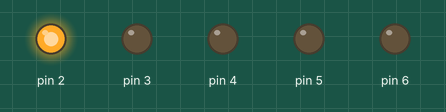
This sketch was run on a simulated Arduino Uno, built with avr-gcc and run on an emulated ATmega328P. Shown: output pins drawn as LEDs (lit = HIGH).

Above: at 0.05 s.
At 0.97 s:
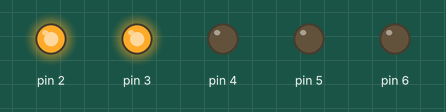
At 1.12 s:
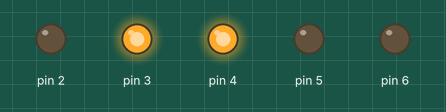
At 1.27 s:
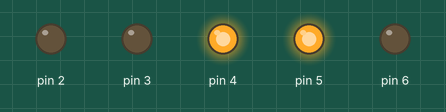
At 2.35 s:
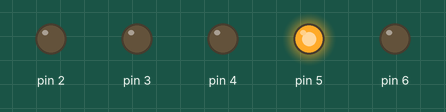
At 3.42 s:
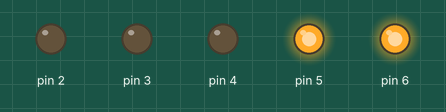
Timing chart, 0 to 4.6 s (numbered marks = the images above):
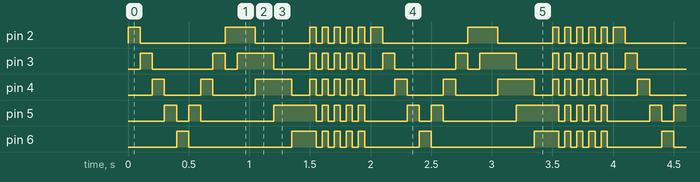

The sketch:

LED_BERJALAN.ino
```cpp
void setup()
{
  for (int i = 2; i <= 6; i++) {
    pinMode(i, OUTPUT);
  }
}

void loop()
{
  // 1. Efek Berjalan Maju-Mundur (Seperti Ular)
  for (int i = 2; i <= 6; i++) {
    nyalakanLED(i);
  }
  for (int i = 5; i >= 2; i--) {
    nyalakanLED(i);
  }

  // 2. Efek Gelombang (Dua LED Bersamaan)
  for (int i = 2; i <= 5; i++) {
    digitalWrite(i, HIGH);
    digitalWrite(i + 1, HIGH);
    delay(150);
    digitalWrite(i, LOW);
    digitalWrite(i + 1, LOW);
  }

  // 3. Efek Strobe Cepat (Semua LED Berkedip Cepat)
  for (int j = 0; j < 5; j++) {
    semuaLED(HIGH);
    delay(50);
    semuaLED(LOW);
    delay(50);
  }
}

// Fungsi untuk menyalakan 1 LED dan mematikan lainnya
void nyalakanLED(int pin) {
  semuaLED(LOW);
  digitalWrite(pin, HIGH);
  delay(100);
}

// Fungsi untuk menyalakan atau mematikan semua LED
void semuaLED(int state) {
  for (int i = 2; i <= 6; i++) {
    digitalWrite(i, state);
  }
}
```

Measured:
- by itself, pin 2: repeats every 2.0 s: LOW 0.70 s, HIGH 0.25 s, LOW 0.45 s, 5 × (HIGH 0.05 s, LOW 0.05 s), HIGH 0.10 s
- by itself, pin 5: repeats every 2.0 s: LOW 0.10 s, HIGH 0.10 s, LOW 0.60 s, HIGH 0.35 s, 4 × (LOW 0.05 s, HIGH 0.05 s), LOW 0.35 s, HIGH 0.10 s
- by itself, pin 6: repeats every 2.0 s: LOW 0.85 s, HIGH 0.20 s, 4 × (LOW 0.05 s, HIGH 0.05 s), LOW 0.45 s, HIGH 0.10 s
- by itself, pin 3: repeats every 2.0 s: LOW 0.50 s, HIGH 0.10 s, LOW 0.10 s, HIGH 0.30 s, LOW 0.30 s, 4 × (HIGH 0.05 s, LOW 0.05 s), HIGH 0.05 s, LOW 0.15 s, HIGH 0.10 s
- by itself, pin 4: repeats every 2.0 s: LOW 0.30 s, HIGH 0.10 s, LOW 0.35 s, HIGH 0.30 s, LOW 0.15 s, 4 × (HIGH 0.05 s, LOW 0.05 s), HIGH 0.05 s, LOW 0.25 s, HIGH 0.10 s
